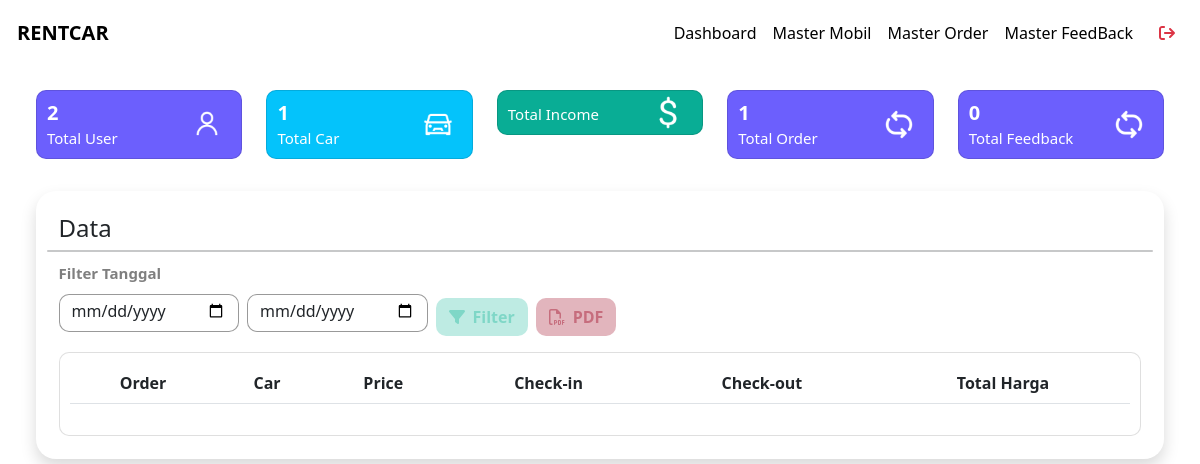
The page /dashboard/ (signed in) on the database as committed earlier.
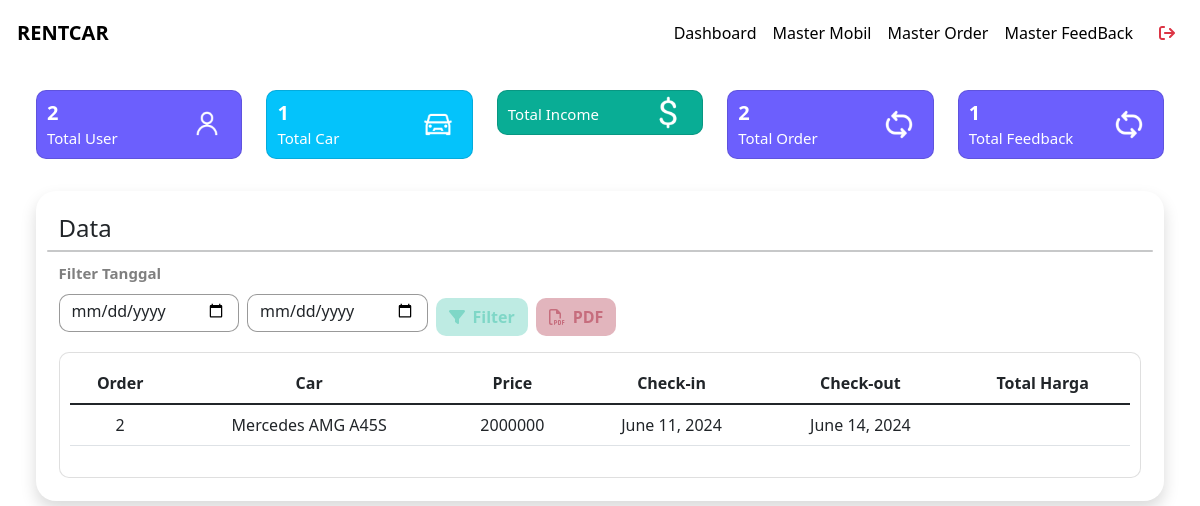
The same page on the database as committed later.
### pesanan/models.py (models this page shows, shortened)
class Order(models.Model):
    id_user = models.ForeignKey(User, on_delete=models.CASCADE)
    start_date = models.DateField()
    end_date = models.DateField()
    grand_total = models.BigIntegerField()
    STATUS_CHOICES = (
        ("Belum Terkonfirmasi", "Belum Terkonfirmasi"),
        ("Terkonfirmasi", "Terkonfirmasi"),
        ("Dikirim", "Dikirim"),
    )
    status = models.CharField(max_length=20, choices=STATUS_CHOICES)
    payment_receipt_image_path = models.ImageField(upload_to="images/")
    photo_kk = models.ImageField(upload_to="images/")
    photo_ktp = models.ImageField(upload_to="images/")
    telephone = models.IntegerField()
    address = models.TextField()
    created_at = models.DateField(auto_now_add=True)
    updated_at = models.DateTimeField(auto_now=True)
    fine = models.BigIntegerField(default=0)

class OrderItem(models.Model):
    id_order = models.ForeignKey(Order, on_delete=models.CASCADE)
    id_mobils = models.ForeignKey(Mobils, on_delete=models.CASCADE)
    quantity = models.IntegerField()
    created_at = models.DateField(auto_now_add=True)
    updated_at = models.DateTimeField(auto_now=True)

### mobil/models.py (models this page shows, shortened)
class Mobils(models.Model):
    TRANSMISSION = [
        ('Manual', 'Manual'),
        ('Automatic', 'Automatic'),
    ]
    TYPE_CAR = [
        ('Convertible','Convertible'),
        ('Coupe','Coupe'),
        ('Sedan','Sedan'),
        ('Hatchback','Hatchback'),
        ('SUV','SUV'),
        ('MPV','MPV'),
    ]
    name = models.CharField(max_length=100)
    stock = models.PositiveIntegerField()
    image1 = models.ImageField(upload_to="images/")
    image2 = models.ImageField(upload_to="images/")
    image3 = models.ImageField(upload_to="images/")
    pricePerDay = models.IntegerField()
    transmission = models.CharField(max_length=10, choices=TRANSMISSION)
    typeCar = models.CharField(max_length=20, choices=TYPE_CAR)
    description = models.CharField(max_length=150)
    seat = models.CharField(max_length=10)
    created_at = models.DateTimeField(auto_now_add=True)
    updated_at = models.DateTimeField(auto_now=True)

### RentalMobil/views.py (the view)
# urls.py: path('dashboard/', views.dashboard, name="dashboard"),
def dashboard(request):
    if not request.user.is_superuser:
        return redirect("user:loginAdmin")
    order_items = Order.objects.all().prefetch_related('orderitem_set__id_mobils').order_by('-updated_at')
    start_date = request.GET.get('start_date')
    end_date = request.GET.get('end_date')
    if start_date and end_date:
        order_items = order_items.filter(start_date__gte=start_date, end_date__lte=end_date)
    mobils_count = Mobils.objects.count()
    order_count = Order.objects.count()
    return_order_count = TestimonialRating.objects.count()
    user_count = User.objects.filter(is_superuser=False).count()
    grand_total_count = Order.objects.aggregate(total=Sum('grand_total'))['total'] or 0
    grand_fine_count = Order.objects.aggregate(total=Sum('fine'))['total'] or 0
    income_count = grand_total_count + grand_fine_count
    income_counts = currency(income_count)
    for order in order_items:
        order.grand_total = currency(order.grand_total)
    context = {
        'order_items': order_items,
        'mobils_count': mobils_count,
        'order_count': order_count,
        'user_count': user_count,
        'return_order_count': return_order_count,
        'income_count': income_counts,
        'start_date': start_date,  # Mengirimkan nilai start_date ke template
        'end_date': end_date,      # Mengirimkan nilai end_date ke template
    }
    return render(request, 'admin/dashboard.html', context)

### utils/currency.py (called while the page is built)
def currency(amount):
    try:
        amount = Decimal(amount)
        return format_currency(amount, 'IDR', locale='id_ID')
    except (InvalidOperation, TypeError, ValueError):
        return "Invalid amount"

### templates/admin/dashboard.html (shortened to what the changed rows need)
{% extends '../base.html' %}
{% load static %}
{% block headers %}
<link href="{% static 'css/admin/dashboard.css' %}" rel="stylesheet" type="text/css">
{% endblock headers %}
{% block contents %}
<div class="wrapper">
    <div class="row my-4">
        <div class="col mb-2">
            <div class="card" style="background: #6C5FFD; color: white;" width="19rem">
                <div class="d-flex align-items-center">
                    <div class="card-body col-8">
                        <h5 class="card-title">{{ order_count }}</h5>
                        <p class="card-text">Total Order</p>
                    </div>
                </div>
            </div>
        </div>
        <div class="col mb-2">
            <div class="card" style="background: #6C5FFD; color: white;" width="19rem">
                <div class="d-flex align-items-center">
                    <div class="card-body col-8">
                        <h5 class="card-title">{{ return_order_count }}</h5>
                        <p class="card-text">Total Feedback</p>
                    </div>
                </div>
            </div>
        </div>
    </div>
    <div class="tabel shadow">
        <div class="row">
            <div class="col-12 col-xl-12 mb-4 mb-lg-0">
                <div class="card">
                    <div class="card-body">
                        <div class="table-responsive">
                            <table class="table">
                                <thead>
                                    <tr>
                                        <th class="text-center">Order</th>
                                        <th class="text-center">Car</th>
                                        <th class="text-center">Price</th>
                                        <th class="text-center">Check-in</th>
                                        <th class="text-center">Check-out</th>
                                        <th class="text-center">Total Harga</th>
                                    </tr>
                                </thead>
                                <tbody>
                                    {% if order_items %}
                                    {% for order in order_items %}
                                        {% for item in order.orderitem_set.all %}
                                        <tr>
                                            <td class="text-center">{{ order.id }}</td>
                                            <td class="text-center">{{ item.id_mobils.name }}</td>
                                            <td class="text-center">{{ item.id_mobils.pricePerDay }}</td>
                                            <td class="text-center">{{ order.start_date }}</td>
                                            <td class="text-center">{{ order.end_date }}</td>
                                            <td class="text-center">{{ order.grand_total }}</td>
                                        </tr>
                                        {% endfor %}
                                    {% endfor %}
                                    {% else %}
                                    <tr>
                                        <td class="text-center" colspan="6">Tidak ditemukan</td>
                                    </tr>
                                    {% endif %}
                                </tbody>
                            </table>
                        </div>
                    </div>
                </div>
            </div>
        </div>
    </div>
</div>
{% endblock contents %}

Rows that differ between the two databases and show on the page:
added Order: id "2", start_date "June 11, 2024", end_date "June 14, 2024"
added OrderItem: id_mobils.name "Mercedes AMG A45S", id_mobils.pricePerDay "2000000"
Other text that changed with them:
{{ order_count }}: "1" → "2"
{{ return_order_count }}: "0" → "1"
